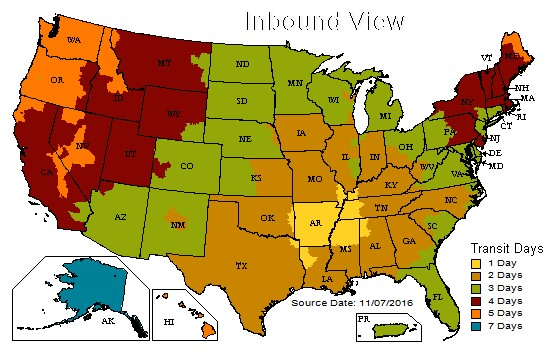
#> input picture mapjpg/AR72364.jpg, 546 x 353 px, found by its file name; its folder holds only this picture in this run
$ python Image2FilteredMat.py
#> lines starting #> are read from the running program, lines starting #| are printed output that depends on the picture; after the words box and inside, x2 and y2 are one past the last pixel; in counts of white or black regions, pixels touching at a corner belong together
import cv2
import numpy as np
import os
imgMatDict=dict()
image_files=os.listdir("mapjpg")#Get the list of image filenames
#print image_files
kernel = cv2.getStructuringElement(cv2.MORPH_RECT,(3, 3))
colorup=np.array([124,235,255])
colordown=np.array([0,193,211])
def jpginRange(jpgName,upper_Bond,lower_Bond,kernel):
#> called with jpgName = 'AR72364.jpg', upper_Bond = array of shape (3,), lower_Bond = array of shape (3,), kernel = array of shape (3, 3)
    img = cv2.imread("mapjpg\\"+jpgName)
#> img is the input picture: shape (353, 546, 3); mean B, G, R 118.4, 168.7, 193.6
    res = cv2.inRange(img, lower_Bond,upper_Bond)  # from stackoverflow: http://stackoverflow.com/questions/7722519/fast-rgb-thresholding-in-python-possibly-some-smart-opencv-code
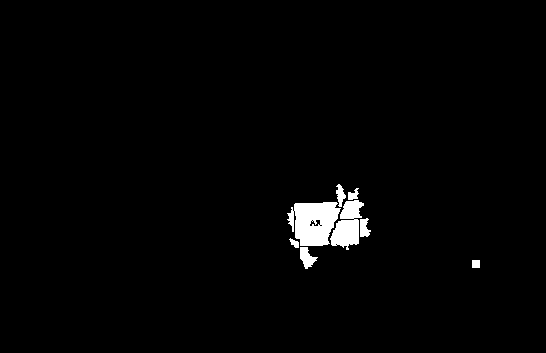
#> res: shape (353, 546); 1.8% white; 8 white regions, largest, box (x1, y1, x2, y2) and area: (287, 202, 341, 246) 1698, (330, 200, 364, 250) 991, (300, 247, 318, 269) 218
    res = cv2.dilate(res, kernel)
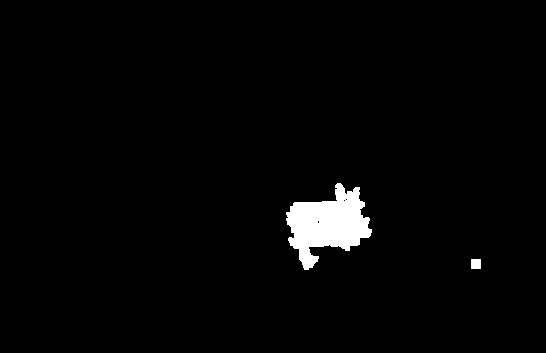
#> res: shape (353, 546); 2.2% white; 2 white regions, box (x1, y1, x2, y2) and area: (286, 183, 372, 270) 4079, (471, 259, 481, 269) 100
    #cv2.imshow("ghj",res)
    #cv2.waitKey(0)
    return res
for i in image_files:
    imgMat=jpginRange(i,colorup,colordown,kernel)
    i=i.strip().split(".")[0]
    imgMatDict.get(i,imgMat)

$ run again, on mapjpg/CA92309.jpg
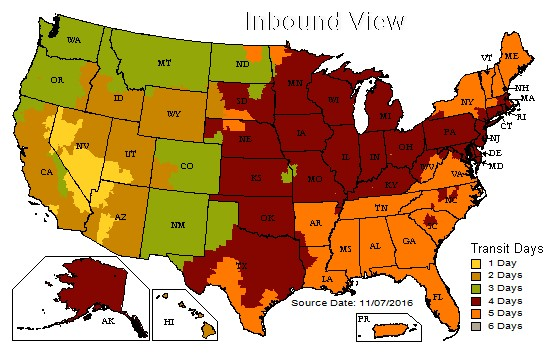
#> input picture mapjpg/CA92309.jpg, 546 x 353 px, found by its file name
#> in jpginRange, img is the input picture: shape (353, 546, 3); mean B, G, R 115.8, 158.7, 198.2
#> in jpginRange, `res = cv2.inRange(img, lower_Bond,upper_Bond)`:
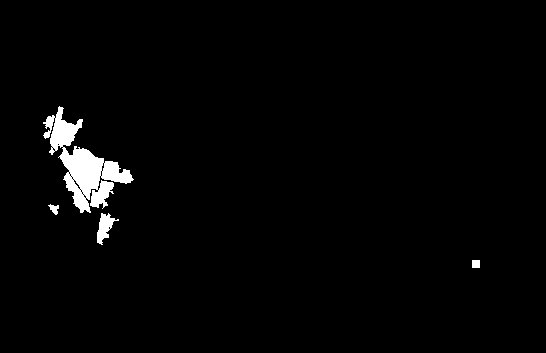
#> res: shape (353, 546); 2% white; 4 white regions, box (x1, y1, x2, y2) and area: (43, 106, 134, 213) 3412, (97, 213, 119, 245) 326, (48, 204, 59, 215) 66, (472, 260, 480, 268) 64
#> in jpginRange, `res = cv2.dilate(res, kernel)`:
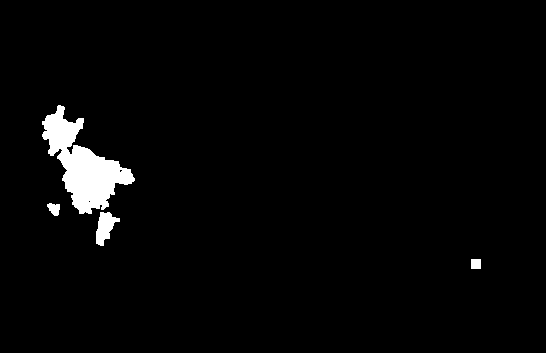
#> res: shape (353, 546); 2.5% white; 4 white regions, box (x1, y1, x2, y2) and area: (42, 105, 135, 214) 4194, (96, 212, 120, 246) 457, (47, 203, 60, 216) 118, (471, 259, 481, 269) 100

$ run again, on mapjpg/AR72921.jpg
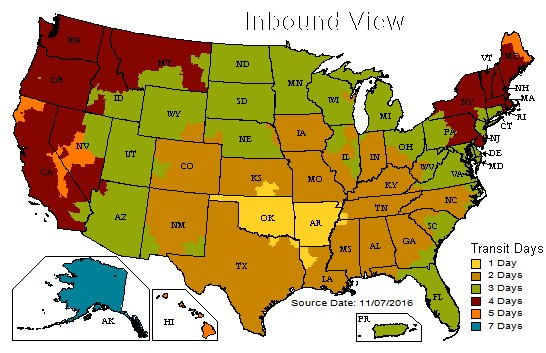
#> input picture mapjpg/AR72921.jpg, 546 x 353 px, found by its file name
#> in jpginRange, img is the input picture: shape (353, 546, 3); mean B, G, R 118.6, 171.5, 192.9
#> in jpginRange, `res = cv2.inRange(img, lower_Bond,upper_Bond)`:
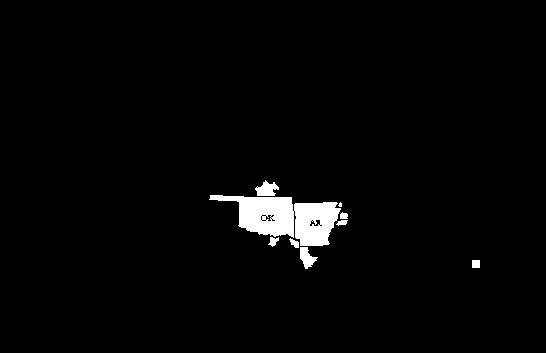
#> res: shape (353, 546); 2.3% white; 9 white regions (1 under 20 px), largest, box (x1, y1, x2, y2) and area: (209, 195, 341, 246) 3715, (255, 180, 279, 196) 237, (300, 247, 318, 269) 218
#> in jpginRange, `res = cv2.dilate(res, kernel)`:
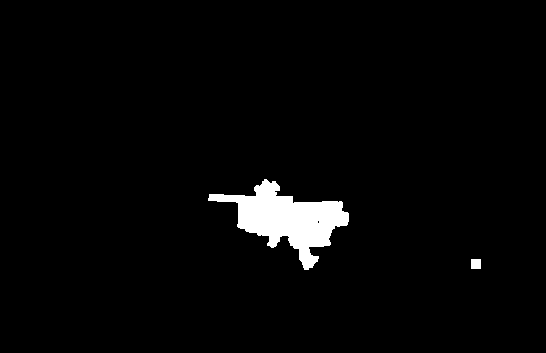
#> res: shape (353, 546); 2.8% white; 2 white regions, box (x1, y1, x2, y2) and area: (208, 179, 349, 270) 5206, (471, 259, 481, 269) 100
